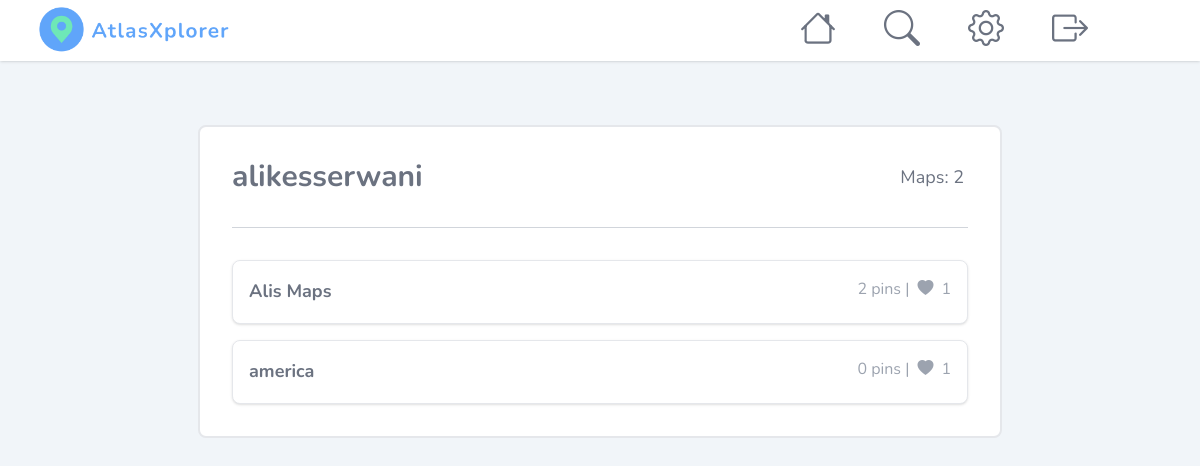
The page /user/alikesserwani/ on the database as committed earlier.
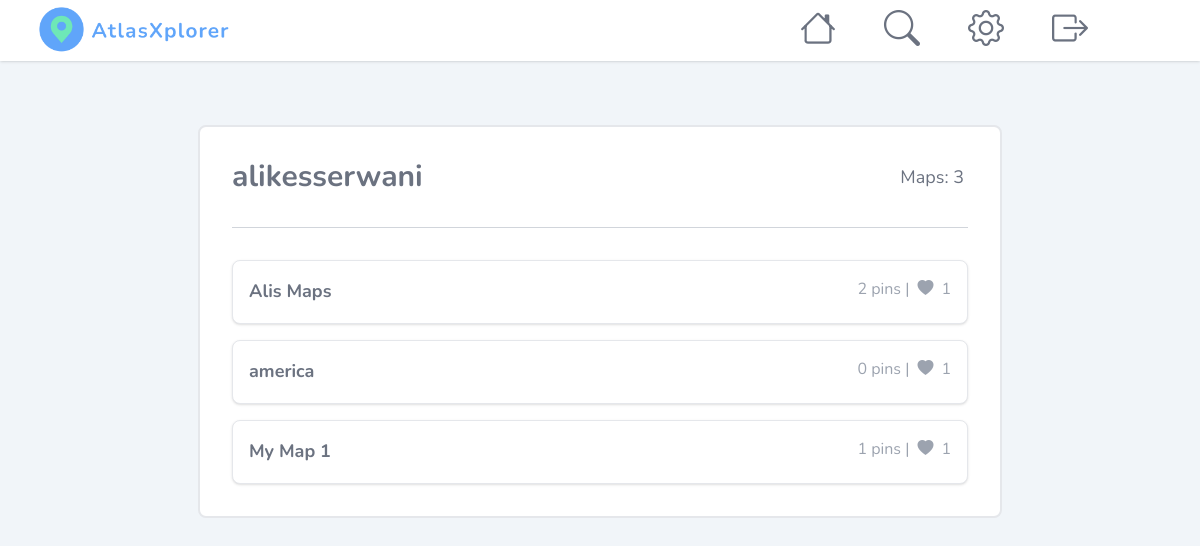
The same page on the database as committed later.
### main/models.py (models this page shows, shortened)
class UserMap(models.Model):
    user = models.ForeignKey(User, on_delete=models.CASCADE, related_name="usermap", null=True)
    name = models.CharField(max_length=50)
    private = models.BooleanField(null=True, blank=True)
    likes = models.ManyToManyField(User, max_length=50, default="none", related_name="liked_maps", blank=True)

### main/views.py (the view)
# urls.py: path('user/<str:username>/', views.user_profile, name='user-profile'),
def user_profile(request, username):
    general_user = User.objects.get(username=username)
    user = User.objects.get(username=username)
    user_maps = UserMap.objects.filter(user=user)
    public_maps_count = UserMap.objects.filter(user=user, private=False).count()
    context = {
        'user':user,
        'user_maps': user_maps,
        'general_user': general_user,
        'public_maps_count': public_maps_count
    }
    return render(request, 'user_profile.html', context)

### main/templates/user_profile.html (shortened to what this page needs)
{% extends 'base.html' %}
{% block content %}
{% include 'shared/nav.html' %}
{% load widget_tweaks %}
<div class = "w-full p-16">
    <div class = "w-full md:w-3/4 h-[60vh] flex flex-col align-middle ml-auto mr-auto bg-white border-2 rounded-lg overflow-auto">
        <div class = "flex flex-row justify-between p-8">
            <h1 class = "text-gray-500 text-xl md:text-3xl font-bold">{{ user }} </h1>
            <p1 class = "text-gray-500 text-sm md:text-lg mt-1 mr-1">Maps: {{ public_maps_count }} </p1>
        </div>
        <hr class = "border-1 w-[92%] border-gray-300 ml-auto mr-auto">
        <div class = "w-full h-full flex flex-col gap-4 overflow-auto p-8">
            {% for map in user_maps.all %}
                {% if not map.private %}
                <a href = "{% url 'main-map' user.username map.name %}" class = "w-full">
                    <div class = "w-full border flex flex-row flex-wrap justify-between h-16 p-4 rounded-lg shadow bg-white hover:bg-gray-100 hover:cursor-pointer active:scale-95">
                        <h class = "text-lg font-bold text-gray-500">{{ map.name }}</h>
                        <div class = "flex flex-row gap-2">
                            <p class = "text-base text-gray-400">{{ map.pin.all.count }} pins | </p>
                            <span class="text-gray-400"><i class="bi-heart-fill"></i></span>
                            <p class = "text-base text-gray-400">{{ map.likes.count }}</p>
                        </div>
                    </div>
                </a>
                {% endif %}
            {% endfor %}
        </div>
    </div>
</div>
{% endblock content %}

Rows that differ between the two databases and show on the page:
added UserMap: name "My Map 1", pin.all.count "1", likes.count "1"
Other text that changed with them:
{{ public_maps_count }}: "2" → "3"
